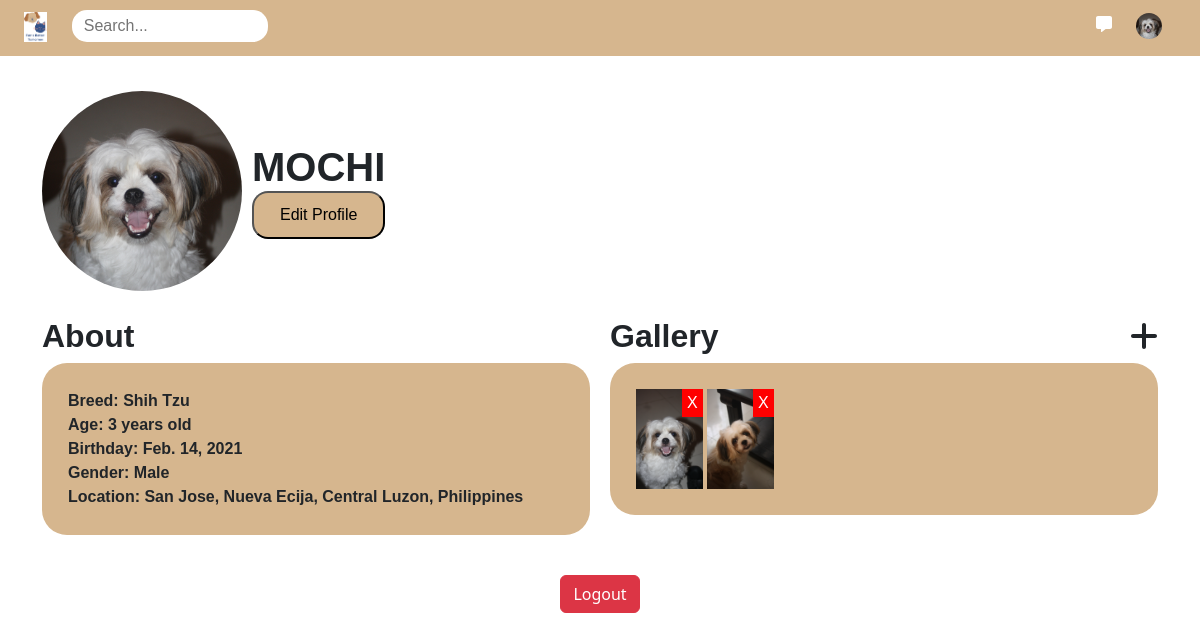
The page /profile/6 (signed in) on the database its author committed.
### my_app/models.py (models this page shows, shortened)
class Profile(models.Model):
    user = models.ForeignKey(User, on_delete=models.CASCADE)
    profile_picture = models.ImageField(upload_to='Profile_pic/', blank=True, null=True)
    name = models.CharField(max_length=100, default='Unknown')
    gender = models.CharField(max_length=10, default='Unknown')
    breed = models.CharField(max_length=100, default='Unknown')
    birthday = models.DateField(default='2000-01-01')
    location = models.CharField(max_length=200, default='Unknown')
    created_at = models.DateTimeField(auto_now_add=True)
    updated_at = models.DateTimeField(auto_now=True)

class GalleryImage(models.Model):
    profile = models.ForeignKey(Profile, on_delete=models.CASCADE, related_name='gallery_images')
    image = models.ImageField(upload_to='gallery_images/')
    uploaded_at = models.DateTimeField(auto_now_add=True)

### my_app/views.py (the view)
# urls.py: path('profile/<int:user_id>', views.viewprofile, name='viewprofile'),
@login_required(login_url='login')
def viewprofile(request, user_id):
    user = get_object_or_404(User, pk=user_id)
    profile = get_object_or_404(Profile, user=user)
    gallery_images = profile.gallery_images.all()
    today = date.today()
    birth_date = profile.birthday
    age = today.year - birth_date.year - ((today.month, today.day) < (birth_date.month, birth_date.day))
    if request.method == 'POST':
        images = request.FILES.getlist('images')
        if gallery_images.count() + len(images) > 8:
            messages.error(request, "You can only upload up to 8 images.")
            return redirect(reverse('viewprofile', args=[user_id]))
        for image in images:
            gallery_image = GalleryImage(profile=profile, image=image)
            gallery_image.save()
        return redirect(reverse('viewprofile', args=[user_id]))
    else:
        form = GalleryImageForm()
    return render(request, 'viewprofile.html', {'profile': profile, 'age': age, 'form': form, 'gallery_images': gallery_images})

### my_app/views.py
class GalleryImageForm(forms.ModelForm):
    class Meta:
        model = GalleryImage
        fields = ['image']

### my_app/context_processors.py (called while the page is built)
def user_profile(request):
    if request.user.is_authenticated:
        try:
            profile = Profile.objects.get(user=request.user)
        except Profile.DoesNotExist:
            profile = None
        return {'profile': profile}
    return {}

### my_app/templates/viewprofile.html (shortened to what this page needs)
{% extends "header.html" %}
{% block content %}
{% load static %}
<div class="container-fluid">
    <div class="container" style="display: flex; align-items: center; margin-top: 35px;">
        <img src="{{ profile.profile_picture.url }}" style="width: 200px; height: 200px; object-fit: cover; border-radius: 50%;">
        <div style="margin-left: 10px;">
            <h1 style="margin: 0; text-transform: uppercase; font-weight: bold;">{{profile.name}}</h1>
            <a style="text-decoration: none; color: black;" href="{% url 'editprofile' %}"><button class="edit-profile-btn">Edit Profile</button></a>
        </div>
    </div>
    <div class="container details" style="margin-top: 26px; display: flex;">
        <div style="flex: 1; margin-right: 20px;">
            <h2 style="font-weight: bold;">About</h2>
            <div class="detail-section">
            <p>Breed: {{ profile.breed }}</p>
            <p>Age: {{ age }} years old</p>
            <p>Birthday: {{ profile.birthday }}</p>
            <p>Gender: {{ profile.gender }}</p>
            <p>Location: {{ profile.location }}</p>
            </div>
        </div>
        <div style="flex: 1;">
            <h2 style="font-weight: bold; display: flex; justify-content: space-between; align-items: center;">
                <span>Gallery</span>
                <i class="fas fa-plus" style="cursor: pointer; margin-left: 10px;" onclick="document.getElementById('fileInput').click();"></i>
            </h2>
            <div class="detail-section" id="imagePreview">
                {% for image in gallery_images %}
                    <div style="display: inline-block; position: relative;">
                    <img src="{{ image.image.url }}" alt="Gallery Image" style="max-width: 100px; max-height: 100px;">
                    <a href="{% url 'delete_gallery_image' image.id %}" style="position: absolute; top: 0; right: 0; background: red; color: white; padding: 2px 5px; text-decoration: none;">X</a>
                </div>
                {% endfor %}
            </div>
        </div>
    </div>
</div>
<button class="btn btn-danger" style="margin: 40px auto; display: block;" name="logout" onclick="window.location.href='{% url 'logout' %}'">Logout</button>
{% endblock %}

### my_app/templates/header.html (shortened to what this page needs)
<!DOCTYPE html>
<html lang="en">
<head>
    {% load static %}
    <link rel="stylesheet" type="text/css" href="{% static 'css/bimble.css' %}">
    <link rel="stylesheet" href="https://cdnjs.cloudflare.com/ajax/libs/font-awesome/6.0.0-beta3/css/all.min.css">
    <link href="https://cdn.jsdelivr.net/npm/bootstrap@5.3.3/dist/css/bootstrap.min.css" rel="stylesheet">
</head>
<header>
    <div class="container-fluid" style="background-color: #D6B68e; height: 56px;">
        <div class="flex-container" style="display: flex; align-items: center; padding-top: 10px; position: relative;">
            <div class="container-fluid" style="flex-grow: 1;">
                <a href="{% url 'home' %}" style="text-decoration: none;">
                    <img src="{% static 'images/tagline.png' %}" alt="Logo" style="height: 30px;">
                </a>
                <input type="text" class="search-bar-home" placeholder="Search..." style="height: 30px; width: 35%; margin-left: 20px; padding-left: 12px;">
            </div>
            <div class="container-fluid" style="text-align: right; padding-right: 26px;">
                <a class="icon-button" href="{% url 'chat' %}">
                    <i class="fa-solid fa-message"></i>
                </a>
                <a href="{% url 'viewprofile' user.id %}" style="text-decoration: none; padding: 0 0 0 20px;">
                  {% if profile and profile.profile_picture %}
                    <img src="{{ profile.profile_picture.url }}" class="profile-pic-btn" alt="Profile Picture">
                  {% else %}
                    <img src="{% static 'default_profile_picture.png' %}" class="profile-pic-btn" alt="Default Profile Picture">
                  {% endif %}
                </a>
            </div>
        </div>
    </div>
</header>
<body>
{% block content %}
{% endblock %}
</body>
</html>

### static/css/bimble.css (style rules this page uses)
* { font-family: Helvetica; }
.flex-container { display: flex; flex-direction: wrap; }
.container { flex: 1; min-width: 300px; }
.search-bar-home { border-radius: 10px; border-color: white; }
.icon-button { border: none; background: transparent; cursor: pointer; padding: 0; outline: none; color: white; text-decoration: none; transition: color 0.3s ease; }
.profile-pic-btn { width: 26px; height: 26px; border-radius: 50%; object-fit: cover; }
input[type=text], input[type=date] { border: none; border-radius: 15px; padding: 16px; width: 100%; height: 36px; }
.edit-profile-btn { background-color: #D6B68e; color: black; border-radius: 16px; width: 100%; height: 48px; }

### my_app/templates/viewprofile.html (style rules this page uses)
.detail-section { background-color: #D6B68e; border-radius: 25px; padding: 26px; margin: 0; }
.detail-section p { font-weight: bold; margin: 0; }

### rows shown on the page
Profile: profile_picture (picture), name "MOCHI", breed "Shih Tzu", birthday "Feb. 14, 2021", gender "Male", location "San Jose, Nueva Ecija, Central Luzon, Philippines"
GalleryImage: image (picture)
GalleryImage: image (picture)
